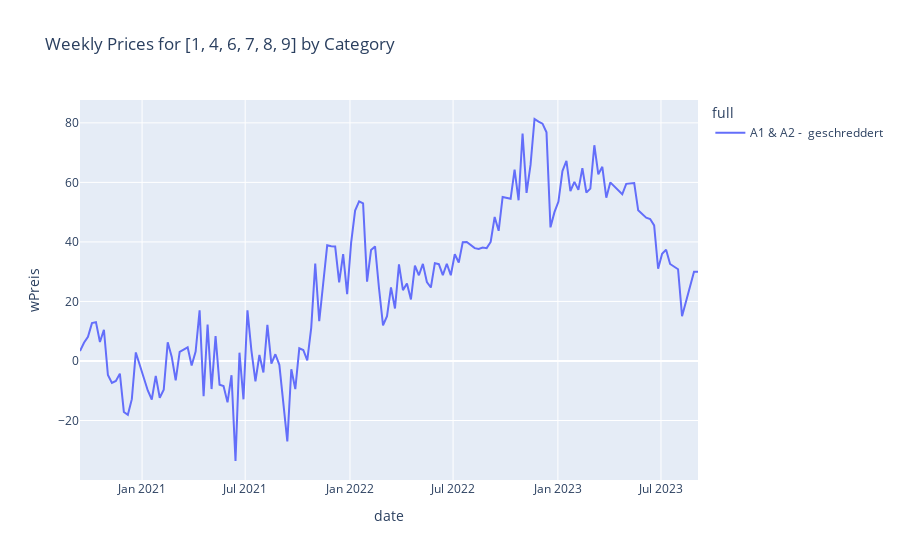

Source (notebook cell):
### Markdown cell above
### Cluster [1, 4, 6, 7, 8, 9]

### Code cell
fig = px.line(TS7, x='date', y='wPreis', color='full', title='Weekly Prices for [1, 4, 6, 7, 8, 9] by Category')
fig.show()

### Figure 1 — Plotly figure (JSON) as saved in the notebook; plotly's stock layout.template omitted (floating-point values rounded to 4 significant figures; data arrays with more than 128 entries replaced by an {"elided": "..."} marker saying what was removed)
{"data": [{"hovertemplate": "full=A1 & A2 -  geschreddert<br>date=%{x}<br>wPreis=%{y}<extra></extra>", "legendgroup": "A1 & A2 -  geschreddert", "line": {"color": "#636efa", "dash": "solid"}, "marker": {"symbol": "circle"}, "mode": "lines", "name": "A1 & A2 -  geschreddert", "orientation": "v", "showlegend": true, "type": "scatter", "x": {"elided": "143 str values"}, "xaxis": "x", "y": {"elided": "143 float values"}, "yaxis": "y"}], "layout": {"legend": {"title": {"text": "full"}, "tracegroupgap": 0}, "title": {"text": "Weekly Prices for [1, 4, 6, 7, 8, 9] by Category"}, "xaxis": {"anchor": "y", "domain": [0, 1], "title": {"text": "date"}}, "yaxis": {"anchor": "x", "domain": [0, 1], "title": {"text": "wPreis"}}}}
